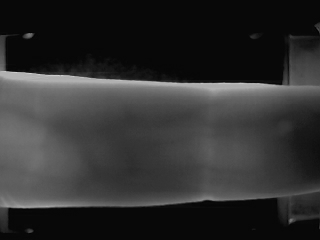
%> input picture histogram/middle_1.bmp, 320 x 240 px
$ octave test2.m   (GNU Octave 9; MATLAB toolbox functions it lacks are replaced by stand-ins)
%> lines starting %> are read from the running program, lines starting %| are printed output that depends on the picture; in (x1, y1, x2, y2) boxes, pixels count from 0 and x2, y2 are one past the last pixel; in counts of white or black regions, pixels touching at a corner belong together; the program's own positions count from 1
%> further down, inputImage is the input picture: size 240x320x3 uint8; min 1, max 210, mean 47.6
### histogram/histogramEq.m
function [ outputImage ] = histogramEq( inputImage )
% 计算直方图均衡化
[row, col] = size(inputImage);
%> row = 240; col = 320

% 统计每个像素值出现次数
count = zeros(1, 256);
for i = 1 : row
    for j = 1 : col
        count(1, inputImage(i, j) + 1) = count(1, inputImage(i, j) + 1) + 1;
    end
end
%> after the loop, count = 256 values, max 28786 at index 9, min 0 at index 1, mean 300

f = zeros(1, 256);
f = double(f); count = double(count);

% 统计每个像素值出现的概率， 得到概率直方图
for i = 1 : 256
    f(1, i) = count(1, i) / (row * col);
end
%> after the loop, f = 256 values, max 0.375 at index 9, min 0 at index 1, mean 0.00391

% 求累计概率，得到累计直方图
for i = 2 : 256
    f(1, i) = f(1, i - 1) + f(1, i);
end
%> after the loop, f = 256 values from 0 to 1

% 用f数组实现像素值[0, 255]的映射。
for i = 1 : 256
    f(1, i) = f(1, i) * 255;
end
%> after the loop, f = 256 values from 0 to 255

% 完成每个像素点的映射
inputImage = double(inputImage);
%> inputImage: size 240x320 double
for i = 1 : row
    for j = 1 : col
        inputImage(i, j) = f(1, inputImage(i, j) + 1);
    end
end
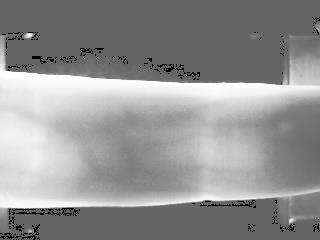
%> inputImage: size 240x320 double; min 0.00996, max 255, mean 145.9

% 输出图像，并转化uint8数据格式
outputImage = uint8(inputImage);
end

### histogram/count_SVD.m
function [ LLnew ] = count_SVD( ca, caHq )
% 计算 SVD 奇异值计算
%输入ca 和 均衡化后的caHq,并返回改变后的ca 近似值

[U1,S1,V1] = svd(caHq);

[U2,S2,V2] = svd(ca);

beta = max(S1)/max(S2);

Snew =beta * S2;

LLnew=U2*Snew*V2';

end

### histogram/count_PSNR.m
function [decibels] = count_PSNR(A,B)
% PURPOSE: To find the PSNR (peak signal-to-noise ratio) between two
%          intensity images A and B, each having values in the interval
%          [0,1]. The answer is in decibels (dB).
%
%          There is also a provision, in EXAMPLE 3 below, for images
%          stored in the interval [0,255], i.e. 256 gray levels.
%
% SYNOPSIS: PSNR(A,B)
%
% DESCRIPTION: The following is quoted from "Fractal Image Compression",
%              by Yuval Fisher et al.,(Springer Verlag, 1995),
%              section 2.4, "Pixelized Data".
%
%              "...PSNR is used to measure the difference between two
%              images. It is defined as
%
%                           PSNR = 20 * log10(b/rms)
%
%              where b is the largest possible value of the signal
%              (typically 255 or 1), and rms is the root mean square
%              difference between two images. The PSNR is given in
%              decibel units (dB), which measure the ratio of the peak
%              signal and the difference between two images. An increase
%              of 20 dB corresponds to a ten-fold decrease in the rms
%              difference between two images.
%
%              There are many versions of signal-to-noise ratios, but
%              the PSNR is very common in image processing, probably
%              because it gives better-sounding numbers than other
%              measures."
%
% EXAMPLE 1: load clown
%            A = ind2gray(X,map); % Convert to an intensity image in [0,1].
%            B = 0.95 * A;        % Make B close to, but different from, A.
%            PSNR(A,B)            % ---> "PSNR = +33.49 dB"
%
% EXAMPLE 2: A = rand(256); % A is a random 256 X 256 matrix in [0,1].
%            B = 0.9 * A;   % Make B close to, but different from, A.
%            PSNR(A,B)      % ---> "PSNR = +24.76 dB (approx)"
%
% EXAMPLE 3: For images with 256 gray levels: this function PSNR was
%            originally written for matrix-values between 0 and 1,
%            because of MATLAB's preference for that interval.
%
%            However, suppose the matrix has values in [0,255]. Taking
%            Example 1 above, we could change the image to 256 gray levels.
%
%            load clown
%            A = ind2gray(X,map); % Convert to intensity image in [0,1]
%            AA = uint8(255*A);   % Change to integers in [0,255]
%            BB = 0.95*AA;        % Make BB close to AA.
%
%            Now we must alter the code for this new case. Comment out the
%            existing program (using %) and uncomment the alternative
%            underneath it.
%
%            PSNR(AA,BB)          % ---> "PSNR = +33.56 dB"
%
%            Note the slightly different result from Example 1, because
%            decimal values were rounded into integers.

if A == B
   error('Images are identical: PSNR has infinite value')
end

max2_A = max(max(A));
max2_B = max(max(B));
min2_A = min(min(A));
min2_B = min(min(B));

if max2_A > 1 || max2_B > 1 || min2_A < 0 || min2_B < 0
%    error('input matrices must have values in the interval [0,1]')
%     warning('input matrices turn into [0,1]');
    A=mat2gray(A);
    B=mat2gray(B);
end

error_diff = A - B;
decibels = 20*log10(255/(sqrt(mean(mean(error_diff.^2)))));
% disp(sprintf('PSNR = +%10.5f dB',decibels));
end
% [16 lines of commented-out code are left out]

### histogram/weightedAverage.m
function [ outputImage ] = weightedAverage( inputImage,reconImage,alpha,beta )
% [7 lines of commented-out code are left out]
[row,col]=size(inputImage);
H=zeros(row,col);
MatrixOne = ones(row,col);
for i=1:row
    for j=1:col
        retnFx = fx(inputImage(i,j));
%         H(i,j) =  power(retnFx,alpha);
        H(i,j) = double(retnFx) .^ alpha;
    end
end
outputImage = double(inputImage) .* H + beta * double(reconImage) .* (MatrixOne -H);
end

### histogram/otsuShow.m
function  otsuShow( orgImg,rstImg)
%大津法otsu，求阈值，二值化
level = graythresh(orgImg);
orgImg2=im2bw(orgImg,level);
level2 = graythresh(rstImg);
rstImg2=im2bw(orgImg,level2);
figure;
subplot(2,2,1);
imshow(orgImg);
title('原始图像');
subplot(2,2,2);
imshow(rstImg);
title('变换后图像');
subplot(2,2,3);
imshow(orgImg2);
subplot(2,2,4);
imshow(rstImg2);
figure;
subplot(1,2,1);
imhist(orgImg);
title('原图像灰度分布');
subplot(1,2,2);
imhist(rstImg);
title('变换后灰度分布');
end

### histogram/test2.m
clear all;

% inputImage = imread('F:\Lena.jpg');
% inputImage = imread('F:\fingervein_test.png');
inputImage = imread('middle_1.bmp');
inputImage = rgb2gray(inputImage);
% mode='db4';
% mode='haar';
mode='haar'
[ca,ch,cv,cd] = dwt2(inputImage,mode);
%[ca,ch,cv,cd] 对应 [LL,HL,LH,HH]
%HE 直方图均衡化
% inputImage2  = histeq(inputImage);%matlab 自带的HE
inputImage2  = histogramEq(inputImage);%复写HE

cplt=0.01;
%CLAHE 均衡化
inputImage3  = adapthisteq(inputImage,'clipLimit',cplt,'Distribution','rayleigh');
[ca2,ch2,cv2,cd2] = dwt2(inputImage3,mode);
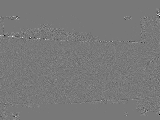
%> cd2: size 120x160 double; min -27.5, max 30.5, mean 0; drawn with min black and max white
LLnew = count_SVD(ca,ca2);
%> in count_SVD, `beta = max(S1)/max(S2);`: beta = 1.3
% [4 lines of commented-out code are left out]


reconImage = idwt2(LLnew,ch,cv,cd,mode);
% 提出方法增强PSNR
reconPSNR=count_PSNR(inputImage,reconImage);
%> in count_PSNR, `max2_A = max(max(A));`: max2_A = 210
%> in count_PSNR, `max2_B = max(max(B));`: max2_B = 264.1
%> in count_PSNR, `min2_A = min(min(A));`: min2_A = 1
%> in count_PSNR, `min2_B = min(min(B));`: min2_B = 3.36
%> in count_PSNR, `decibels = 20*log10(255/(sqrt(mean(mean(error_diff.^2)))));`: decibels = 87.66
%> reconPSNR = 87.66
%加权平均
outputImage=weightedAverage(inputImage,reconImage,2,0.8);
%> after the loop in weightedAverage, `for i=1:row`:
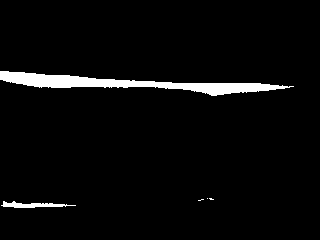
%> H: size 240x320 double; values 0 (black) and 1 (white), 3.8% white; 5 white regions (3 under 20 px), largest, box (x1, y1, x2, y2) and area: (0, 71, 294, 96) 2614, (1, 201, 76, 208) 270

% % 直方图均衡PSNR
hEqPSNR=count_PSNR(inputImage,inputImage3);
%> in count_PSNR (call 2), `max2_B = max(max(B));`: max2_B = 255
%> in count_PSNR (call 2), `min2_B = min(min(B));`: min2_B = 0
%> in count_PSNR (call 2), `error_diff = A - B;`:
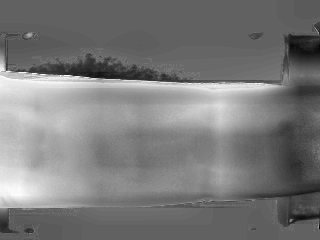
%> error_diff: size 240x320 double; min -0.187, max 0.0915, mean -0.054; drawn with min black and max white
%> in count_PSNR (call 2), `decibels = 20*log10(255/(sqrt(mean(mean(error_diff.^2)))));`: decibels = 71.01
%> hEqPSNR = 71.01
% 提出方法增强PSNR
newPSNR=count_PSNR(inputImage,outputImage);
%> in count_PSNR (call 3), `max2_B = max(max(B));`: max2_B = 210
%> in count_PSNR (call 3), `min2_B = min(min(B));`: min2_B = 2.69
%> in count_PSNR (call 3), `error_diff = A - B;`:
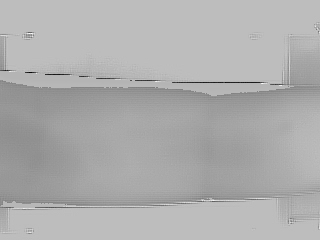
%> error_diff: size 240x320 double; min -0.104, max 0.0445, mean -0.00267; drawn with min black and max white
%> in count_PSNR (call 3), `decibels = 20*log10(255/(sqrt(mean(mean(error_diff.^2)))));`: decibels = 87.86
%> newPSNR = 87.86
% 提出方法 滤波后PSNR
% outputImage=filter2(fspecial('average',3),outputImage);

% filterPSNR=count_PSNR(inputImage,outputImage);


otsuShow(mat2gray(inputImage2),mat2gray(inputImage3));
%> in otsuShow, `level = graythresh(orgImg);`: level = 0.616
%> in otsuShow, `orgImg2=im2bw(orgImg,level);`: orgImg2: size 240x320 logical; 38.7% white; 35 white regions (32 under 20 px), largest, box (x1, y1, x2, y2) and area: (0, 37, 320, 213) 29645, (25, 33, 33, 38) 35, (289, 218, 296, 224) 28
%> in otsuShow, `level2 = graythresh(rstImg);`: level2 = 0.267
%> in otsuShow, `rstImg2=im2bw(orgImg,level2);`: rstImg2: size 240x320 logical; 98.5% white; black in thin lines or dots
%> figure, not shown here; panel 1: highest point at x = 0.388, y = 28786; panel 2: highest point at x = 0.114, y = 15779
otsuShow(mat2gray(reconImage),mat2gray(outputImage));
%> in otsuShow (call 2), `level = graythresh(orgImg);`: level = 0.224
%> in otsuShow (call 2), `orgImg2=im2bw(orgImg,level);`:
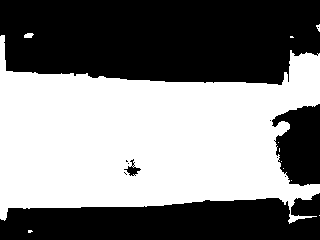
%> orgImg2: size 240x320 logical; 50% white; 11 white regions (9 under 20 px), largest, box (x1, y1, x2, y2) and area: (0, 35, 320, 224) 38283, (24, 33, 34, 38) 40
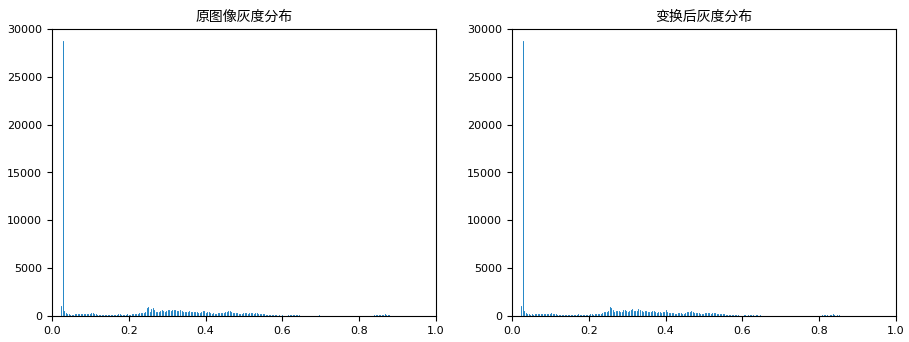
%> figure redrawn from the program's plot data, 2 panels; panel 1: highest point at x = 0.0275, y = 28725; panel 2: highest point at x = 0.0275, y = 28728

$ run again, with histogram/fingervein_test.png saved as histogram/middle_1.bmp
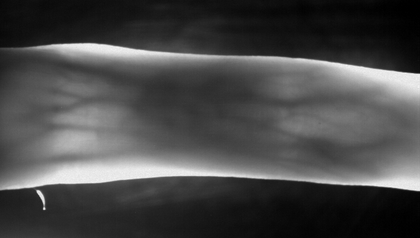
%> input picture histogram/fingervein_test.png, 420 x 238 px, shrunk from 672 x 380 before the run
%> inputImage is the input picture: size 238x420 uint8; min 0, max 247, mean 72.6
%> after the loop in histogramEq, `for i = 1 : row`: count = 256 values, max 1572 at index 16, min 0 at index 247, mean 390.5
%> after the loop in histogramEq, `for i = 1 : 256`: f = 256 values, max 0.0157 at index 16, min 0 at index 247, mean 0.00391
%> after the loop in histogramEq, `for i = 2 : 256`: f = 256 values from 0.00389 to 1
%> after the loop in histogramEq, `for i = 1 : 256`: f = 256 values from 0.992 to 255
%> beta = 1.05
%> max2_A = 247
%> max2_B = 257.5
%> min2_A = 0
%> min2_B = -4.04e-13
%> decibels = 97.27
%> after the loop in weightedAverage, `for i=1:row`:
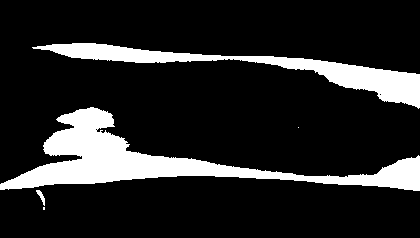
%> H: size 238x420 double; values 0 (black) and 1 (white), 15.3% white; 5 white regions (2 under 20 px), largest, box (x1, y1, x2, y2) and area: (0, 107, 420, 191) 9824, (32, 43, 420, 109) 5425, (36, 190, 45, 206) 57
%> hEqPSNR = 69.71
%> newPSNR = 76.57
%> level = 0.494
%> orgImg2: size 238x420 logical; 50.6% white; 30 black regions (24 under 20 px), largest, box (x1, y1, x2, y2) and area: (0, 0, 420, 95) 23401, (0, 177, 420, 238) 21521, (111, 74, 257, 131) 4311, (164, 116, 175, 125) 45, (129, 184, 140, 192) 44, (319, 148, 328, 155) 23
%> level2 = 0.42
%> rstImg2: size 238x420 logical; 58.4% white; 42 black regions (37 under 20 px), largest, box (x1, y1, x2, y2) and area: (0, 0, 420, 73) 21567, (0, 178, 420, 238) 19039, (0, 50, 26, 86) 440, (191, 80, 222, 102) 325, (154, 82, 182, 96) 208
%> orgImg2: size 238x420 logical; 32.6% white; 12 white regions (9 under 20 px), largest, box (x1, y1, x2, y2) and area: (0, 43, 420, 191) 32406, (279, 151, 297, 159) 92, (36, 190, 46, 210) 73
%> rstImg2: size 238x420 logical; 18.2% white; 26 white regions (20 under 20 px), largest, box (x1, y1, x2, y2) and area: (0, 105, 420, 191) 11519, (27, 43, 420, 114) 6294, (288, 122, 310, 132) 120, (326, 113, 355, 122) 111, (36, 190, 46, 210) 67, (308, 121, 317, 129) 27
%> `otsuShow(mat2gray(reconImage),mat2gray(outputImage));`:
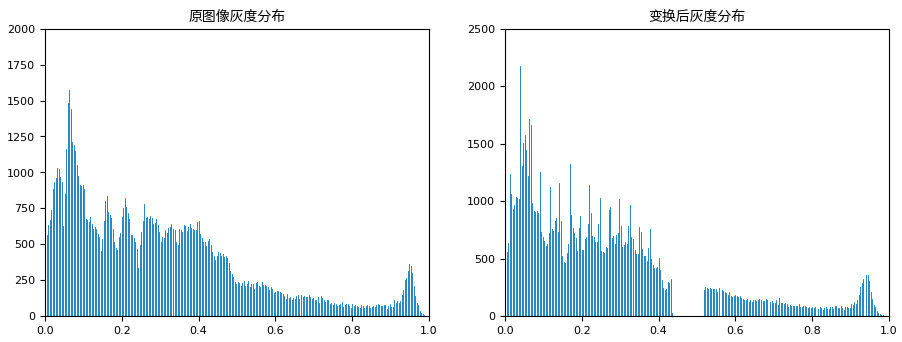
%> figure redrawn from the program's plot data, 2 panels; panel 1: highest point at x = 0.0627, y = 1572; panel 2: highest point at x = 0.0392, y = 2178
